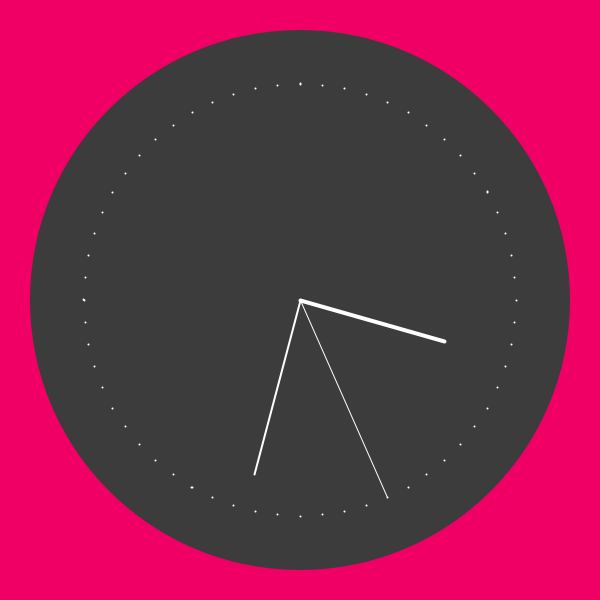
Frame 1 (no input)
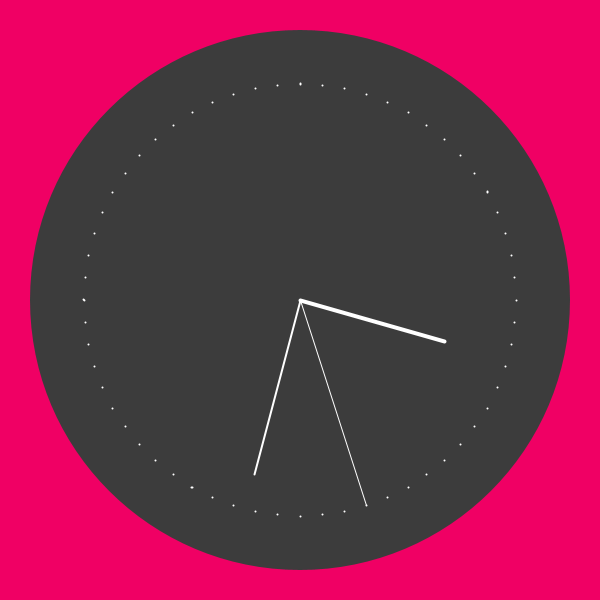
Frame 60 (the mouse pressed at the canvas centre just before this capture)
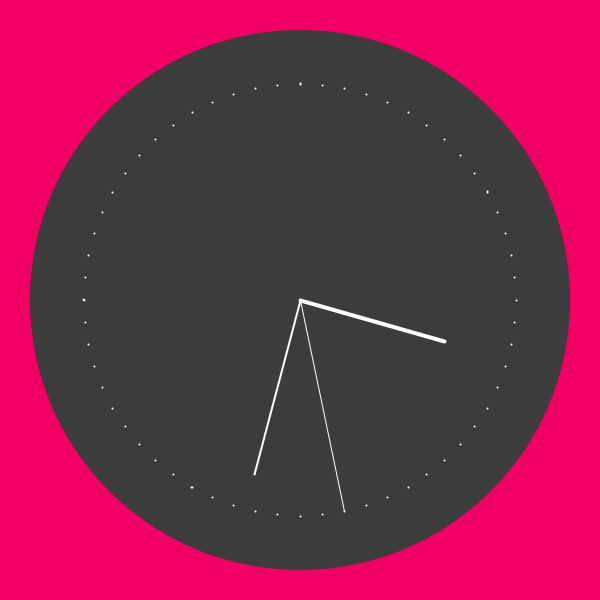
Frame 120 (the mouse held since frame 60 and released just before this capture)

The Processing sketch that drew these frames (run headless with seeded random() and noise(); from frame 60 on, the mouse is pressed at the canvas centre):

// Processing sketch: processing_144280
// ── processing_144280.pde

//konkuk university
//201420105 JANG jin seon

int cx, cy;  

float secondsRadius;  

float minutesRadius;  

float hoursRadius;  

float clockDiameter;  

   

void setup() {  

  size(600, 600);  

  stroke(255);  

     

  int radius = min(width, height) / 2;  

  secondsRadius = radius * 0.72;  

  minutesRadius = radius * 0.60;  

  hoursRadius = radius * 0.50;  

  clockDiameter = radius * 1.8;  

     

  cx = width / 2;  

  cy = height / 2;  

}  

   

void draw() {  

  background(240,0,100);  

     

  fill(60,60,60);  

  noStroke();  

  ellipse(cx, cy, clockDiameter, clockDiameter);  

float s = map(second(), 0, 60, 0, TWO_PI) - HALF_PI;  

  float m = map(minute() + norm(second(), 0, 60), 0, 60, 0, TWO_PI) - HALF_PI;   

  float h = map(hour() + norm(minute(), 0, 60), 0, 24, 0, TWO_PI * 2) - HALF_PI;  

     
 

  stroke(255);  

  strokeWeight(1);  

  line(cx, cy, cx + cos(s) * secondsRadius, cy + sin(s) * secondsRadius);  

  strokeWeight(2);  

  line(cx, cy, cx + cos(m) * minutesRadius, cy + sin(m) * minutesRadius);  

  strokeWeight(4);  

  line(cx, cy, cx + cos(h) * hoursRadius, cy + sin(h) * hoursRadius);  

     

  strokeWeight(2);  

  beginShape(POINTS);  

  for (int a = 0; a < 360; a+=6) {  

    float angle = radians(a);  

    float x = cx + cos(angle) * secondsRadius;  

    float y = cy + sin(angle) * secondsRadius;  

    vertex(x, y);  

  }  

  endShape();  

} 
